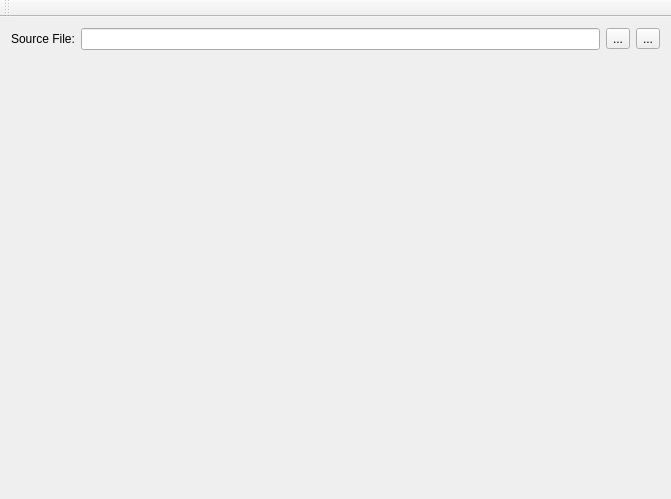
<?xml version="1.0" encoding="UTF-8"?>
<ui version="4.0">
 <class>XQEMainWindow</class>
 <widget class="QMainWindow" name="XQEMainWindow">
  <property name="geometry">
   <rect>
    <x>0</x>
    <y>0</y>
    <width>671</width>
    <height>499</height>
   </rect>
  </property>
  <property name="windowTitle">
   <string>XQEMainWindow</string>
  </property>
  <widget class="QWidget" name="centralWidget">
   <layout class="QGridLayout" name="gridLayout">
    <item row="0" column="0">
     <widget class="QLabel" name="label">
      <property name="sizePolicy">
       <sizepolicy hsizetype="Maximum" vsizetype="Fixed">
        <horstretch>0</horstretch>
        <verstretch>0</verstretch>
       </sizepolicy>
      </property>
      <property name="text">
       <string>Source File:</string>
      </property>
     </widget>
    </item>
    <item row="0" column="1" colspan="2">
     <widget class="QLineEdit" name="textSourceFile"/>
    </item>
    <item row="0" column="3">
     <widget class="QToolButton" name="btnOpenSource">
      <property name="toolTip">
       <string>Open an XML source document.</string>
      </property>
      <property name="text">
       <string>...</string>
      </property>
     </widget>
    </item>
    <item row="1" column="0" colspan="5">
     <widget class="QWidget" name="myPlace" native="true"/>
    </item>
    <item row="0" column="4">
     <widget class="QToolButton" name="btnViewSource">
      <property name="toolTip">
       <string>View the XML source document.</string>
      </property>
      <property name="text">
       <string>...</string>
      </property>
      <property name="icon">
       <iconset resource="resources/xqe_resource.qrc">
        <normaloff>:/eye.svg</normaloff>:/eye.svg</iconset>
      </property>
     </widget>
    </item>
   </layout>
  </widget>
  <widget class="QMenuBar" name="menuBar">
   <property name="geometry">
    <rect>
     <x>0</x>
     <y>0</y>
     <width>671</width>
     <height>22</height>
    </rect>
   </property>
  </widget>
  <widget class="QToolBar" name="toolBar">
   <property name="windowTitle">
    <string>toolBar</string>
   </property>
   <attribute name="toolBarArea">
    <enum>TopToolBarArea</enum>
   </attribute>
   <attribute name="toolBarBreak">
    <bool>false</bool>
   </attribute>
  </widget>
 </widget>
 <layoutdefault spacing="6" margin="11"/>
 <tabstops>
  <tabstop>textSourceFile</tabstop>
  <tabstop>btnOpenSource</tabstop>
 </tabstops>
 <resources>
  <include location="resources/xqe_resource.qrc"/>
 </resources>
 <connections/>
</ui>
